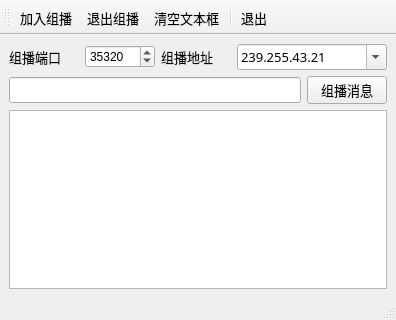
<?xml version="1.0" encoding="UTF-8"?>
<ui version="4.0">
 <class>MainWindow</class>
 <widget class="QMainWindow" name="MainWindow">
  <property name="geometry">
   <rect>
    <x>0</x>
    <y>0</y>
    <width>396</width>
    <height>320</height>
   </rect>
  </property>
  <property name="windowTitle">
   <string>MainWindow</string>
  </property>
  <widget class="QWidget" name="centralwidget">
   <layout class="QVBoxLayout" name="verticalLayout">
    <item>
     <layout class="QHBoxLayout" name="horizontalLayout_2">
      <item>
       <widget class="QLabel" name="label_3">
        <property name="font">
         <font>
          <family>微软雅黑</family>
          <pointsize>10</pointsize>
         </font>
        </property>
        <property name="text">
         <string>组播端口</string>
        </property>
       </widget>
      </item>
      <item>
       <widget class="QSpinBox" name="spinPort">
        <property name="maximum">
         <number>65539</number>
        </property>
        <property name="value">
         <number>35320</number>
        </property>
       </widget>
      </item>
      <item>
       <widget class="QLabel" name="label">
        <property name="font">
         <font>
          <family>微软雅黑</family>
          <pointsize>10</pointsize>
         </font>
        </property>
        <property name="text">
         <string>组播地址</string>
        </property>
       </widget>
      </item>
      <item>
       <widget class="QComboBox" name="comboIP">
        <property name="minimumSize">
         <size>
          <width>150</width>
          <height>0</height>
         </size>
        </property>
        <property name="font">
         <font>
          <family>微软雅黑</family>
          <pointsize>10</pointsize>
         </font>
        </property>
        <property name="editable">
         <bool>true</bool>
        </property>
        <property name="duplicatesEnabled">
         <bool>false</bool>
        </property>
        <property name="frame">
         <bool>true</bool>
        </property>
        <item>
         <property name="text">
          <string>239.255.43.21</string>
         </property>
        </item>
        <item>
         <property name="text">
          <string>239.255.100.1</string>
         </property>
        </item>
        <item>
         <property name="text">
          <string>239.255.255.100</string>
         </property>
        </item>
       </widget>
      </item>
     </layout>
    </item>
    <item>
     <layout class="QHBoxLayout" name="horizontalLayout">
      <item>
       <widget class="QLineEdit" name="editMsg">
        <property name="font">
         <font>
          <family>微软雅黑</family>
          <pointsize>10</pointsize>
         </font>
        </property>
       </widget>
      </item>
      <item>
       <widget class="QPushButton" name="btnMulticast">
        <property name="font">
         <font>
          <family>微软雅黑</family>
          <pointsize>10</pointsize>
         </font>
        </property>
        <property name="text">
         <string>组播消息</string>
        </property>
       </widget>
      </item>
     </layout>
    </item>
    <item>
     <widget class="QPlainTextEdit" name="plainTextEdit"/>
    </item>
   </layout>
  </widget>
  <widget class="QMenuBar" name="menubar">
   <property name="geometry">
    <rect>
     <x>0</x>
     <y>0</y>
     <width>396</width>
     <height>26</height>
    </rect>
   </property>
  </widget>
  <widget class="QStatusBar" name="statusbar"/>
  <widget class="QToolBar" name="toolBar">
   <property name="font">
    <font>
     <family>微软雅黑</family>
     <pointsize>10</pointsize>
    </font>
   </property>
   <property name="windowTitle">
    <string>toolBar</string>
   </property>
   <property name="toolButtonStyle">
    <enum>Qt::ToolButtonTextBesideIcon</enum>
   </property>
   <attribute name="toolBarArea">
    <enum>TopToolBarArea</enum>
   </attribute>
   <attribute name="toolBarBreak">
    <bool>false</bool>
   </attribute>
   <addaction name="actStart"/>
   <addaction name="actStop"/>
   <addaction name="actClear"/>
   <addaction name="separator"/>
   <addaction name="actQuit"/>
  </widget>
  <action name="actStart">
   <property name="icon">
    <iconset resource="res.qrc">
     <normaloff>:/images/images/620.bmp</normaloff>:/images/images/620.bmp</iconset>
   </property>
   <property name="text">
    <string>加入组播</string>
   </property>
   <property name="toolTip">
    <string>加入组播</string>
   </property>
  </action>
  <action name="actStop">
   <property name="icon">
    <iconset resource="res.qrc">
     <normaloff>:/images/images/624.bmp</normaloff>:/images/images/624.bmp</iconset>
   </property>
   <property name="text">
    <string>退出组播</string>
   </property>
   <property name="toolTip">
    <string>退出组播</string>
   </property>
  </action>
  <action name="actQuit">
   <property name="icon">
    <iconset resource="res.qrc">
     <normaloff>:/images/images/132.bmp</normaloff>:/images/images/132.bmp</iconset>
   </property>
   <property name="text">
    <string>退出</string>
   </property>
   <property name="toolTip">
    <string>退出本程序</string>
   </property>
  </action>
  <action name="actClear">
   <property name="icon">
    <iconset resource="res.qrc">
     <normaloff>:/images/images/212.bmp</normaloff>:/images/images/212.bmp</iconset>
   </property>
   <property name="text">
    <string>清空文本框</string>
   </property>
   <property name="toolTip">
    <string>清空文本框</string>
   </property>
  </action>
  <action name="actHostInfo">
   <property name="icon">
    <iconset>
     <normaloff>:/images/images/051.JPG</normaloff>:/images/images/051.JPG</iconset>
   </property>
   <property name="text">
    <string>本机地址</string>
   </property>
   <property name="toolTip">
    <string>获取本机地址</string>
   </property>
  </action>
 </widget>
 <resources>
  <include location="res.qrc"/>
 </resources>
 <connections>
  <connection>
   <sender>actQuit</sender>
   <signal>triggered()</signal>
   <receiver>MainWindow</receiver>
   <slot>close()</slot>
   <hints>
    <hint type="sourcelabel">
     <x>-1</x>
     <y>-1</y>
    </hint>
    <hint type="destinationlabel">
     <x>399</x>
     <y>299</y>
    </hint>
   </hints>
  </connection>
 </connections>
</ui>
